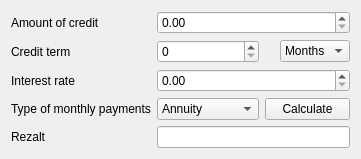
      <widget class="QWidget" name="tab_3">
       <attribute name="title">
        <string>Credit Calculator</string>
       </attribute>
       <layout class="QGridLayout" name="gridLayout_2">
        <item row="2" column="1">
         <widget class="QLabel" name="label_5">
          <property name="text">
           <string>Interest rate</string>
          </property>
         </widget>
        </item>
        <item row="0" column="1">
         <widget class="QLabel" name="label_9">
          <property name="text">
           <string>Amount of credit</string>
          </property>
         </widget>
        </item>
        <item row="1" column="1">
         <widget class="QLabel" name="label_8">
          <property name="text">
           <string>Credit term</string>
          </property>
         </widget>
        </item>
        <item row="4" column="2" colspan="4">
         <widget class="QLineEdit" name="lineRezalt">
          <property name="enabled">
           <bool>true</bool>
          </property>
          <property name="readOnly">
           <bool>true</bool>
          </property>
         </widget>
        </item>
        <item row="1" column="5">
         <widget class="QComboBox" name="comTime">
          <item>
           <property name="text">
            <string>Months</string>
           </property>
          </item>
          <item>
           <property name="text">
            <string>Years</string>
           </property>
          </item>
         </widget>
        </item>
        <item row="2" column="2" colspan="4">
         <widget class="QDoubleSpinBox" name="spinRate">
          <property name="maximum">
           <double>100.000000000000000</double>
          </property>
         </widget>
        </item>
        <item row="4" column="1">
         <widget class="QLabel" name="label_10">
          <property name="text">
           <string>Rezalt</string>
          </property>
         </widget>
        </item>
        <item row="3" column="1">
         <widget class="QLabel" name="label_6">
          <property name="text">
           <string>Type of monthly payments</string>
          </property>
         </widget>
        </item>
        <item row="0" column="2" colspan="4">
         <widget class="QDoubleSpinBox" name="spinMoney">
          <property name="maximum">
           <double>1000000000.000000000000000</double>
          </property>
         </widget>
        </item>
        <item row="3" column="2" colspan="2">
         <widget class="QComboBox" name="boxType">
          <item>
           <property name="text">
            <string>Annuity</string>
           </property>
          </item>
          <item>
           <property name="text">
            <string>Differentiated</string>
           </property>
          </item>
         </widget>
        </item>
        <item row="3" column="4" colspan="2">
         <widget class="QPushButton" name="butCalcCredit">
          <property name="text">
           <string>Calculate</string>
          </property>
         </widget>
        </item>
        <item row="1" column="2" colspan="2">
         <widget class="QSpinBox" name="spinTime">
          <property name="maximum">
           <number>50</number>
          </property>
         </widget>
        </item>
       </layout>
      </widget>
